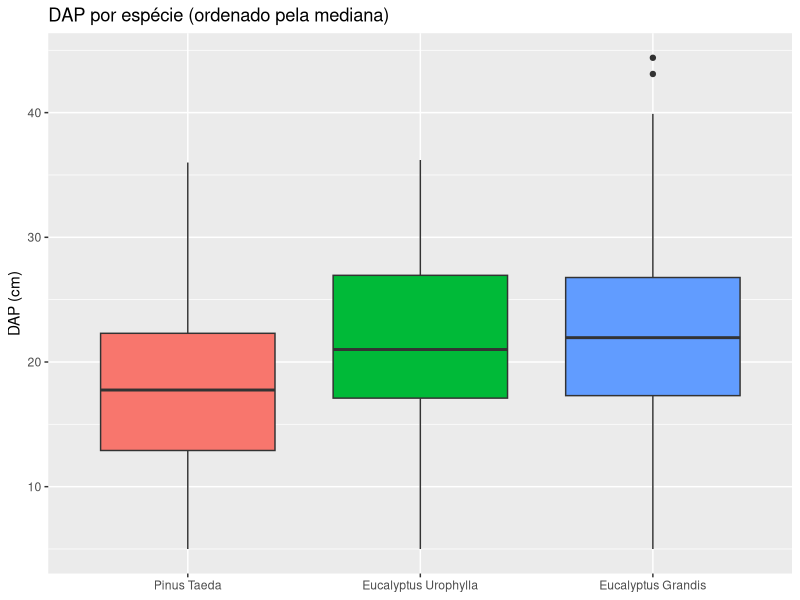
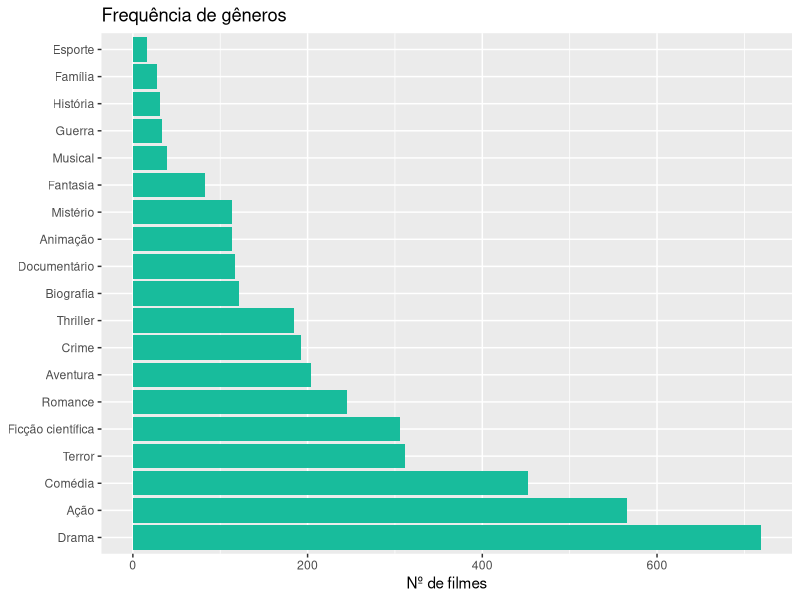
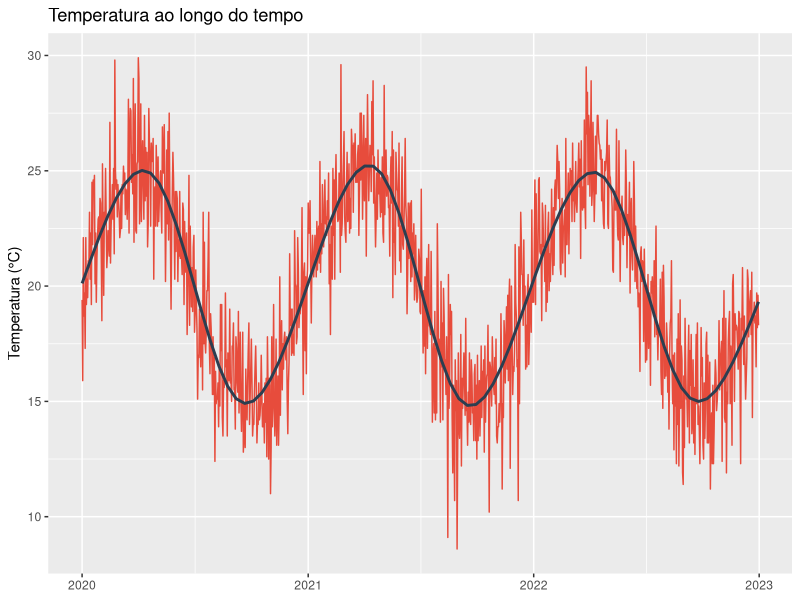

Write R code to recreate these figures, in order.
## ---- chunk 1
library(readr)
library(dplyr)
library(ggplot2)
library(stringr)
library(forcats)
library(lubridate)
filmes <- read_csv2("../data/filmes_imdb.csv")
inv_florestal <- read_csv("../data/inv_florestal.csv")
clima <- read_csv("../data/clima.csv")
## ---- chunk 2
library(stringr)

# Quantos filmes têm "The" no título?
filmes %>%
  mutate(tem_the = str_detect(titulo, "^The ")) %>%
  count(tem_the)
## ---- chunk 3
# Quantas espécies contêm "Eucalyptus"?
inv_florestal %>%
  mutate(euca = str_detect(especie, "Eucalyptus")) %>%
  count(euca)
## ---- chunk 4
# Extrair o ano de uma data em formato texto
str_extract("15/03/2023", "\\d{4}$")

# Substituir abreviações
str_replace("Eucalyptus grandis", "Eucalyptus", "E.")
## ---- chunk 5
# Padronizar nomes de espécies
inv_florestal %>%
  mutate(especie_curto = str_replace(especie, "Eucalyptus", "E.")) %>%
  distinct(especie_curto)
## ---- chunk 6
# Texto sujo (simulando dado real de campo)
nomes_sujos <- c("  EUCALYPTUS GRANDIS  ", "Pinus taeda", "Eucalyptus  urophylla")

# Faxina completa
nomes_sujos %>%
  str_squish() %>%        # remove espaços extras
  str_to_lower() %>%      # tudo minúsculo
  str_to_title()          # primeira letra maiúscula
## ---- chunk 7
# Aplicando limpeza ao dataset
inv_florestal %>%
  mutate(especie_limpa = str_squish(especie) %>% str_to_title()) %>%
  count(especie_limpa)
## ---- chunk 8
# Ordenar espécies por DAP médio (útil para gráficos)
inv_florestal %>%
  mutate(especie = fct_reorder(especie, dap, .fun = median)) %>%
  ggplot(aes(x = especie, y = dap, fill = especie)) +
  geom_boxplot() +
  labs(x = NULL, y = "DAP (cm)", title = "DAP por espécie (ordenado pela mediana)") +
  theme(legend.position = "none")
## ---- chunk 9
# Agrupar gêneros com poucos filmes como "Outros"
filmes %>%
  mutate(genero_agrupado = fct_lump(genero, n = 5)) %>%
  count(genero_agrupado, sort = TRUE)
## ---- chunk 10
# Agrupar espécies raras no inventário
inv_florestal %>%
  mutate(especie_agrupada = fct_lump(especie, n = 3)) %>%
  count(especie_agrupada, sort = TRUE)
## ---- chunk 11
# Gênero mais comum primeiro
filmes %>%
  mutate(genero = fct_infreq(genero)) %>%
  ggplot(aes(y = genero)) +
  geom_bar(fill = "#18BC9C") +
  labs(title = "Frequência de gêneros", x = "Nº de filmes", y = NULL)
## ---- chunk 12
library(lubridate)

# Formatos comuns no Brasil
dmy("15/03/2023")       # dia/mês/ano
dmy("15 de março de 2023")
ymd("2023-03-15")       # ano-mês-dia (ISO)
mdy("March 15, 2023")   # mês/dia/ano (inglês)
## ---- chunk 13
# Com hora
ymd_hms("2023-03-15 14:30:00")
dmy_hm("15/03/2023 14:30")
## ---- chunk 14
data_medicao <- dmy("15/03/2023")

year(data_medicao)     # ano
month(data_medicao)    # mês (número)
month(data_medicao, label = TRUE)  # mês (nome)
wday(data_medicao, label = TRUE)   # dia da semana
quarter(data_medicao)  # trimestre
semester(data_medicao) # semestre
## ---- chunk 15
# Adicionar dias
data_medicao + days(30)

# Adicionar meses
data_medicao + months(6)

# Adicionar anos
data_medicao + years(1)

# Calcular idade do povoamento
data_plantio <- dmy("15/05/2017")
intervalo <- interval(data_plantio, data_medicao)
intervalo / years(1)    # idade em anos decimais
## ---- chunk 16
clima <- read_csv("../data/clima.csv")

clima %>%
  mutate(
    data = dmy(data),
    mes = month(data, label = TRUE, abbr = FALSE),
    ano = year(data)
  ) %>%
  group_by(mes) %>%
  summarise(
    temp_media = mean(temperatura, na.rm = TRUE),
    precip_total = sum(precipitacao, na.rm = TRUE)
  )
## ---- chunk 17
# Série temporal de temperatura
clima %>%
  mutate(data = dmy(data)) %>%
  ggplot(aes(x = data, y = temperatura)) +
  geom_line(color = "#E74C3C") +
  geom_smooth(se = FALSE, color = "#2C3E50") +
  labs(title = "Temperatura ao longo do tempo", x = NULL, y = "Temperatura (°C)")
